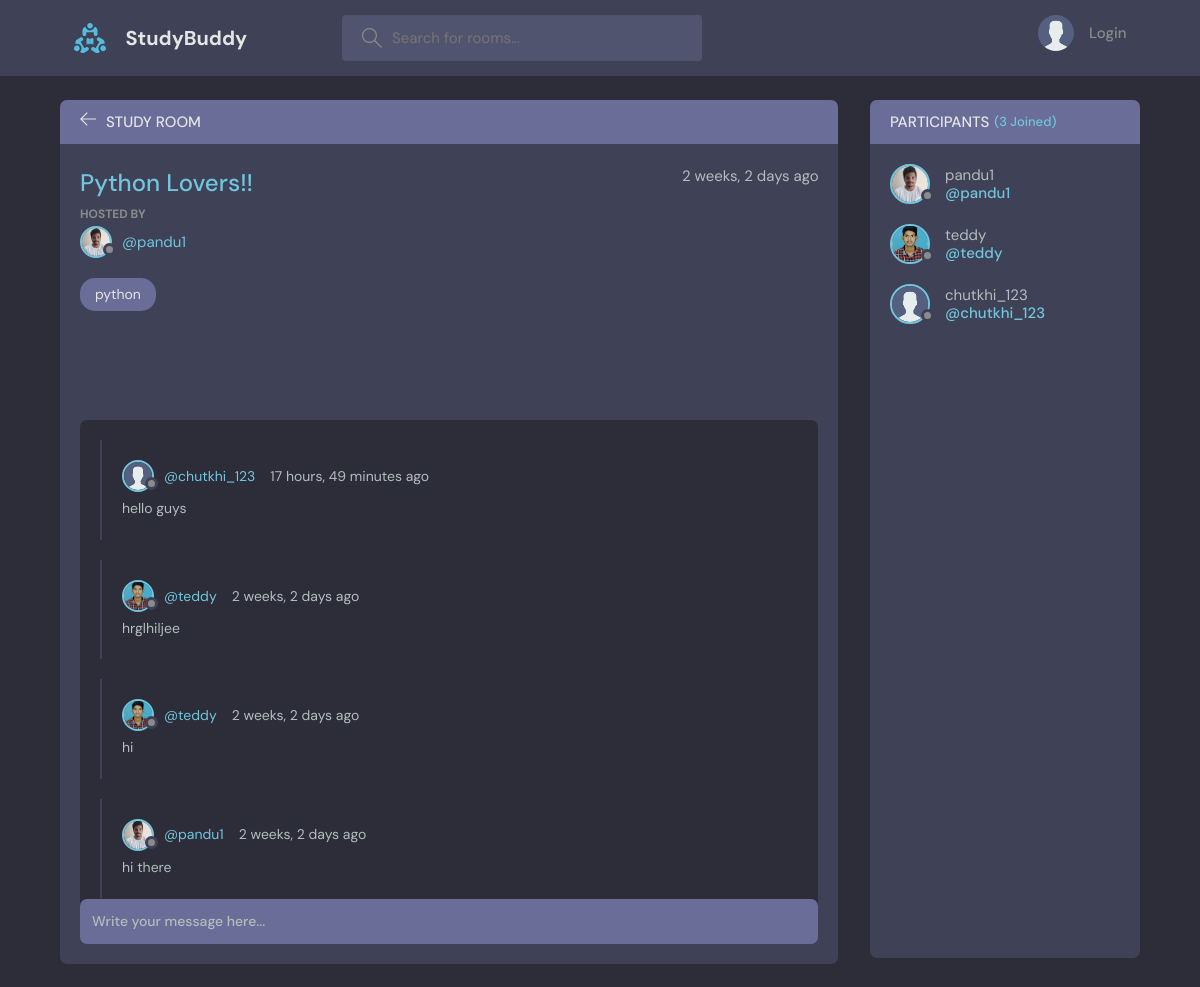
Page /room/2/ on the committed database.
### base/models.py (models this page shows, shortened)
class Room(models.Model):
    host=models.ForeignKey(User,on_delete=models.SET_NULL,null=True)
    topic=models.ForeignKey(Topic,on_delete=models.SET_NULL,null=True)
    name=models.CharField(max_length=100)
    participants=models.ManyToManyField(User,related_name='partcipants',blank=True)
    description=models.TextField(null=True,blank=True)
    updated=models.DateTimeField(auto_now=True)
    created_at=models.DateTimeField(auto_now_add=True)
    class Meta:
        ordering=['-updated','-created_at']

class User(AbstractUser):
    name=models.CharField(max_length=200,null=True)
    email=models.EmailField(unique=True,null=True)
    bio=models.TextField(null=True)
    avatar=models.ImageField(null=True,default="avatar.svg")
    USERNAME_FIELD='email'
    REQUIRED_FIELDS=[]

class Topic(models.Model):
    name=models.CharField(max_length=50)
    def __str__(self):
        return self.name

class Message(models.Model):
    user=models.ForeignKey(User,on_delete=models.CASCADE)
    room=models.ForeignKey(Room,on_delete=models.CASCADE)
    body=models.TextField()
    updated=models.DateTimeField(auto_now=True)
    created_at=models.DateTimeField(auto_now_add=True)

### base/views.py (the view, shortened to what this page needs)
# urls.py: path('room/<str:pk>/',views.room,name="room"),
def room(request,pk):
    room=Room.objects.get(id=pk)
    room_messages=room.message_set.all().order_by('-created_at')
    participants=room.participants.all()
    context={"room":room,'room_messages':room_messages,'participants':participants}
    return render(request,'base/room.html',context)

### base/templates/base/room.html (shortened to what this page needs)
{% extends 'main.html' %}
{% block content %}
<main class="profile-page layout layout--2">
  <div class="container">
    <div class="room">
      <div class="room__top">
        <div class="room__topLeft">
          <a href="{% url 'home' %}">
            <svg version="1.1" xmlns="http://www.w3.org/2000/svg" width="32" height="32" viewBox="0 0 32 32">
              <title>arrow-left</title>
              <path
                d="M13.723 2.286l-13.723 13.714 13.719 13.714 1.616-1.611-10.96-10.96h27.625v-2.286h-27.625l10.965-10.965-1.616-1.607z"
              ></path>
            </svg>
          </a>
          <h3>Study Room</h3>
        </div>
      </div>
      <div class="room__box scroll">
        <div class="room__header scroll">
          <div class="room__info">
            <h3>{{ room.name }}</h3>
            <span>{{room.created_at|timesince}} ago</span>
          </div>
          <div class="room__hosted">
            <p>Hosted By</p>
            <a href="{% url 'user-profile' room.host.id %}" class="room__author">
              <div class="avatar avatar--small">
                <img src="{{room.host.avatar.url}}" />
              </div>
              <span>@{{room.host.username}}</span>
            </a>
          </div>
          <span class="room__topics">{{room.topic}}</span>
        </div>
        <div class="room__conversation">
          <div class="threads scroll">
            {% for message in room_messages %}
            <div class="thread">
              <div class="thread__top">
                <div class="thread__author">
                  <a href="{% url 'user-profile' message.user.id %}" class="thread__authorInfo">
                    <div class="avatar avatar--small">
                      <img src="{{message.user.avatar.url}}" />
                    </div>
                    <span>@{{message.user.username}}</span>
                  </a>
                  <span class="thread__date">{{message.created_at|timesince}} ago</span>
                </div>
              </div>
              <div class="thread__details">
                {{message.body}}
              </div>
            </div>
            {% endfor %}
          </div>
        </div>
      </div>
      <div class="room__message">
        <form action="" method="POST">
          <input name="body" placeholder="Write your message here..." />
        </form>
      </div>
    </div>
    <div class="participants">
      <h3 class="participants__top">Participants <span>({{participants.count}} Joined)</span></h3>
      <div class="participants__list scroll">
        {% for participant in participants %}
        <a href="{% url 'user-profile' participant.id %}" class="participant">
          <div class="avatar avatar--medium">
            <img src="{{participant.avatar.url}}" />
          </div>
          <p>
            {{ participant.username }}
            <span>@{{ participant.username }}</span>
          </p>
        </a>
        {% endfor %}
      </div>
    </div>
  </div>
</main>
{%endblock content %}

### rows in the picture
Room: name "Python Lovers!!", created_at "2 weeks, 2 days", host.avatar (picture), host.username "pandu1", topic "python"
Message: user.avatar (placeholder picture), user.username "chutkhi_123", created_at "17 hours, 49 minutes", body "hello guys"
Message: user.avatar (picture), user.username "teddy", created_at "2 weeks, 2 days", body "hrglhiljee"
Message: user.avatar (picture), user.username "teddy", created_at "2 weeks, 2 days", body "hi"
Message: user.avatar (picture), user.username "pandu1", created_at "2 weeks, 2 days", body "hi there"
User: avatar (picture), username "pandu1"
User: avatar (picture), username "teddy"
User: avatar (placeholder picture), username "chutkhi_123"

### other values in the picture
{{ participants.count }} "3"
